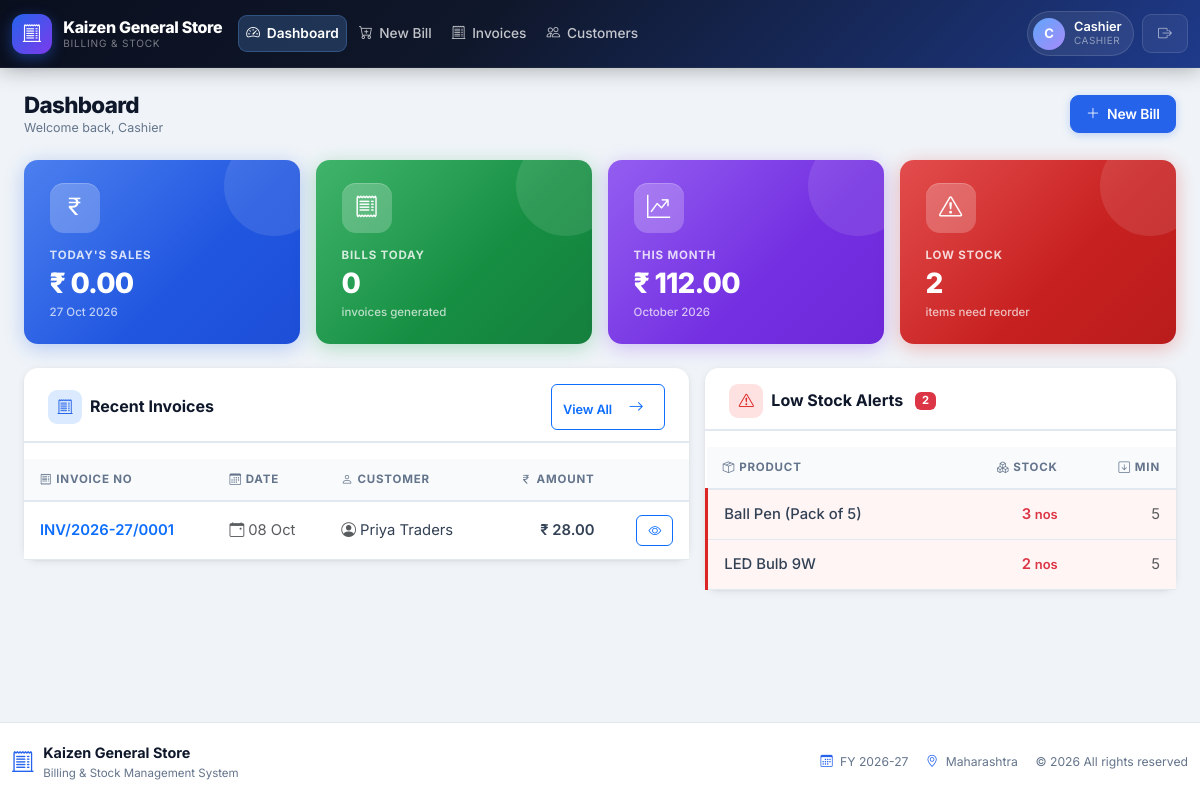
The app's page /dashboard.php (signed in) with its own data.
### tables this page shows
CREATE TABLE invoices (
    invoice_id    INT AUTO_INCREMENT PRIMARY KEY,
    invoice_no    VARCHAR(20) NOT NULL UNIQUE,
    customer_id   INT NOT NULL,
    invoice_date  DATE NOT NULL,
    taxable_total DECIMAL(12,2) NOT NULL DEFAULT 0,
    cgst          DECIMAL(12,2) NOT NULL DEFAULT 0,
    sgst          DECIMAL(12,2) NOT NULL DEFAULT 0,
    igst          DECIMAL(12,2) NOT NULL DEFAULT 0,
    round_off     DECIMAL(12,2) NOT NULL DEFAULT 0,
    grand_total   DECIMAL(12,2) NOT NULL DEFAULT 0,
    payment_mode  ENUM('cash','upi','card') NOT NULL DEFAULT 'cash',
    created_by    INT NOT NULL,
    created_at    TIMESTAMP NOT NULL DEFAULT CURRENT_TIMESTAMP,
    CONSTRAINT fk_invoices_customer FOREIGN KEY (customer_id) REFERENCES customers(customer_id),
    CONSTRAINT fk_invoices_user     FOREIGN KEY (created_by)  REFERENCES users(id)
);

CREATE TABLE customers (
    customer_id INT AUTO_INCREMENT PRIMARY KEY,
    name        VARCHAR(100) NOT NULL,
    phone       VARCHAR(15)  NULL,
    state       VARCHAR(50)  NOT NULL,
    gstin       VARCHAR(15)  NULL,
    created_at  TIMESTAMP NOT NULL DEFAULT CURRENT_TIMESTAMP
);

CREATE TABLE products (
    product_id     INT AUTO_INCREMENT PRIMARY KEY,
    name           VARCHAR(100) NOT NULL,
    hsn_code       VARCHAR(10)  NOT NULL,
    unit           VARCHAR(10)  NOT NULL DEFAULT 'nos',
    purchase_price DECIMAL(10,2) NOT NULL DEFAULT 0,
    selling_price  DECIMAL(10,2) NOT NULL DEFAULT 0,
    gst_rate       DECIMAL(4,2)  NOT NULL DEFAULT 0,
    stock_qty      DECIMAL(10,2) NOT NULL DEFAULT 0,
    reorder_level  DECIMAL(10,2) NOT NULL DEFAULT 0,
    created_at     TIMESTAMP NOT NULL DEFAULT CURRENT_TIMESTAMP,
    updated_at     TIMESTAMP NOT NULL DEFAULT CURRENT_TIMESTAMP ON UPDATE CURRENT_TIMESTAMP,
    UNIQUE KEY uk_product_name (name)
);

### includes/functions.php (called while the page is built, shortened)
<?php
function money(float $amount): string
{
    return number_format($amount, 2);
}
function h($value): string
{
    return htmlspecialchars((string) $value, ENT_QUOTES, 'UTF-8');
}

### dashboard.php (the view, shortened to what this page needs)
<?php
require_once __DIR__ . '/config/db.php';
require_once __DIR__ . '/includes/functions.php';
$today = date('Y-m-d');
$stmt = $pdo->prepare("SELECT COUNT(*) AS cnt, COALESCE(SUM(grand_total),0) AS total FROM invoices WHERE invoice_date = ?");
$stmt->execute([$today]);
$todayStats = $stmt->fetch();
$monthStart = date('Y-m-01');
$stmt = $pdo->prepare("SELECT COALESCE(SUM(grand_total),0) AS total FROM invoices WHERE invoice_date BETWEEN ? AND ?");
$stmt->execute([$monthStart, $today]);
$monthTotal = $stmt->fetchColumn();
$lowStock = $pdo->query("SELECT * FROM products WHERE stock_qty <= reorder_level ORDER BY name")->fetchAll();
$recentInvoices = $pdo->query(
    "SELECT i.*, c.name AS customer_name FROM invoices i
     JOIN customers c ON c.customer_id = i.customer_id
     ORDER BY i.invoice_id DESC LIMIT 8"
)->fetchAll();
require __DIR__ . '/includes/header.php';
?>
<div class="page-header">
  <h1 class="page-title">
    Dashboard
    <small>Welcome back, <?= h($_SESSION['full_name'] ?? 'User') ?></small>
  </h1>
  <a href="<?= BASE_URL ?>/billing/new.php" class="btn btn-primary">
    <i class="bi bi-plus-lg me-1"></i> New Bill
  </a>
</div>
<div class="row g-3 mb-4">
  <div class="col-sm-6 col-xl-3">
    <div class="card stat-card sc-blue">
      <div class="stat-icon"><i class="bi bi-currency-rupee"></i></div>
      <div class="stat-label">Today's Sales</div>
      <div class="stat-value">&#8377; <?= money($todayStats['total']) ?></div>
      <div class="stat-sub"><?= date('d M Y') ?></div>
    </div>
  </div>
  <div class="col-sm-6 col-xl-3">
    <div class="card stat-card sc-green">
      <div class="stat-icon"><i class="bi bi-receipt"></i></div>
      <div class="stat-label">Bills Today</div>
      <div class="stat-value"><?= (int) $todayStats['cnt'] ?></div>
      <div class="stat-sub">invoices generated</div>
    </div>
  </div>
  <div class="col-sm-6 col-xl-3">
    <div class="card stat-card sc-purple">
      <div class="stat-icon"><i class="bi bi-graph-up-arrow"></i></div>
      <div class="stat-label">This Month</div>
      <div class="stat-value">&#8377; <?= money($monthTotal) ?></div>
      <div class="stat-sub"><?= date('F Y') ?></div>
    </div>
  </div>
  <div class="col-sm-6 col-xl-3">
    <div class="card stat-card <?= count($lowStock) ? 'sc-red' : 'sc-green' ?>">
      <div class="stat-icon"><i class="bi bi-<?= count($lowStock) ? 'exclamation-triangle' : 'check-circle' ?>"></i></div>
      <div class="stat-label">Low Stock</div>
      <div class="stat-value"><?= count($lowStock) ?></div>
      <div class="stat-sub"><?= count($lowStock) ? 'items need reorder' : 'all stocked up' ?></div>
    </div>
  </div>
</div>
<div class="row g-3">
  <div class="col-lg-7">
    <div class="card">
      <div class="card-body p-0">
        <div class="section-header px-4 pt-3">
          <i class="bi bi-receipt-cutoff icon-blue"></i>
          Recent Invoices
          <a href="<?= BASE_URL ?>/billing/list.php" class="btn btn-sm btn-outline-primary ms-auto">View All <i class="bi bi-arrow-right ms-1"></i></a>
        </div>
        <div class="table-responsive">
          <table class="table table-hover align-middle mb-0">
            <thead>
              <tr>
                <th><i class="bi bi-receipt me-1"></i>Invoice No</th>
                <th><i class="bi bi-calendar3 me-1"></i>Date</th>
                <th><i class="bi bi-person me-1"></i>Customer</th>
                <th class="text-end"><i class="bi bi-currency-rupee me-1"></i>Amount</th>
                <th></th>
              </tr>
            </thead>
            <tbody>
            <?php foreach ($recentInvoices as $inv): ?>
              <tr>
                <td><span class="fw-semibold text-primary"><?= h($inv['invoice_no']) ?></span></td>
                <td class="text-muted"><i class="bi bi-calendar-event me-1"></i><?= date('d M', strtotime($inv['invoice_date'])) ?></td>
                <td><i class="bi bi-person-circle text-muted me-1"></i><?= h($inv['customer_name']) ?></td>
                <td class="text-end fw-semibold">&#8377; <?= money($inv['grand_total']) ?></td>
                <td class="text-end">
                  <a href="<?= BASE_URL ?>/billing/view.php?id=<?= (int) $inv['invoice_id'] ?>"
                     class="btn btn-sm btn-outline-primary" title="View Invoice">
                    <i class="bi bi-eye"></i>
                  </a>
                </td>
              </tr>
            <?php endforeach; ?>
            </tbody>
          </table>
        </div>
      </div>
    </div>
  </div>
  <div class="col-lg-5">
    <div class="card">
      <div class="card-body p-0">
        <div class="section-header px-4 pt-3">
          <i class="bi bi-exclamation-triangle icon-red"></i>
          Low Stock Alerts
          <?php if ($lowStock): ?>
            <span class="badge bg-danger ms-1"><?= count($lowStock) ?></span>
          <?php endif; ?>
        </div>
        <?php if (!$lowStock): ?>
          <div class="empty-state">
            <i class="bi bi-check-circle-fill text-success d-block fs-2 mb-2"></i>
            <p>All products are well stocked!</p>
          </div>
        <?php else: ?>
          <div class="table-responsive">
            <table class="table table-hover align-middle mb-0">
              <thead>
                <tr>
                  <th><i class="bi bi-box-seam me-1"></i>Product</th>
                  <th class="text-end"><i class="bi bi-boxes me-1"></i>Stock</th>
                  <th class="text-end"><i class="bi bi-arrow-down-square me-1"></i>Min</th>
                </tr>
              </thead>
              <tbody>
              <?php foreach ($lowStock as $p): ?>
                <tr class="low-stock-row">
                  <td class="fw-medium"><?= h($p['name']) ?></td>
                  <td class="text-end text-danger fw-semibold">
                    <?= rtrim(rtrim($p['stock_qty'], '0'), '.') ?> <small><?= h($p['unit']) ?></small>
                  </td>
                  <td class="text-end text-muted"><?= rtrim(rtrim($p['reorder_level'], '0'), '.') ?></td>
                </tr>
              <?php endforeach; ?>
              </tbody>
            </table>
          </div>
        <?php endif; ?>
      </div>
    </div>
  </div>
</div>
<?php require __DIR__ . '/includes/footer.php'; ?>

### records on screen
invoices: invoice_no "INV/2026-27/0001", invoice_date "08 Oct", customer.name "Priya Traders", grand_total "28.00"
products: name "Ball Pen (Pack of 5)", stock_qty "3", unit "nos", reorder_level "5"
products: name "LED Bulb 9W", stock_qty "2", unit "nos", reorder_level "5"

### other values on screen
shopSetting('shop_name') "Kaizen General Store"
$initials "C"
$user['name'] "Cashier"
$user['role'] "CASHIER"
$_SESSION['full_name'] "Cashier"
money($todayStats['total']) "0.00"
$todayStats['cnt'] "0"
money($monthTotal) "112.00"
count($lowStock) "2"
getFinancialYear() "2026-27"
shopSetting('shop_state') "Maharashtra"
